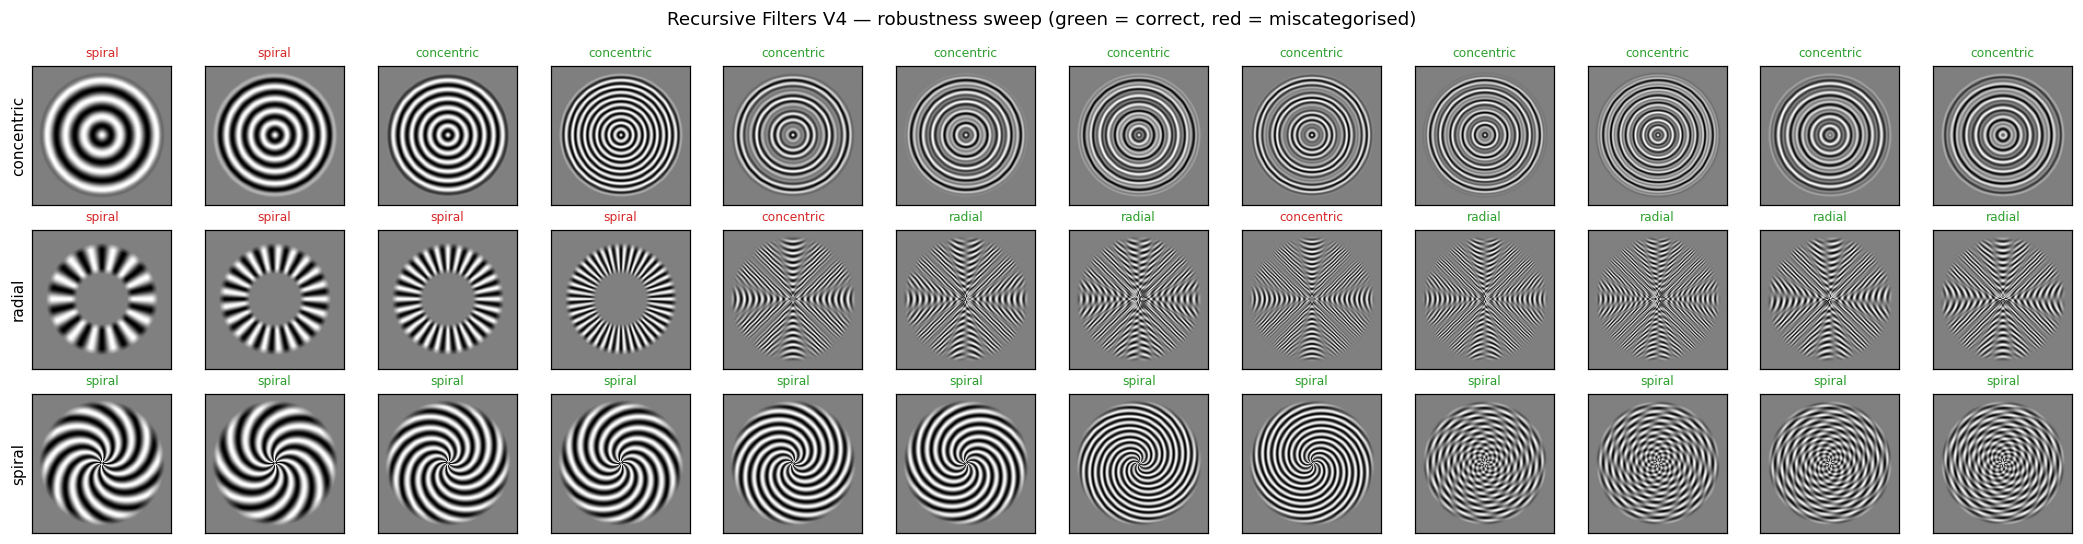

Reproduce this figure in Python.
"""Robustness sweep for the recursive-filters V4 model.

Generates a battery of Lie-group stimuli with:
  * a range of lower-frequency carriers (matching Lane 1995, p. 5,
    "stimuli created by amplitude modulating Gabor functions with lower
     spatial frequency Gabor functions")
  * the older simple polar gratings at multiple frequencies
  * angular phase rotations
  * spiral pitch variations
and checks for each stimulus whether the corresponding Lie-group cell
(concentric / radial / spiral) is the most active.

Reports per-class accuracy (fraction of stimuli where the matching cell
wins) and a confusion matrix.

Run:
    python examples/v4_recursive_filters_sweep.py [--out FIGURE_PATH]
"""

from __future__ import annotations

import argparse
import math
import os
import sys
from dataclasses import dataclass, field

import matplotlib
import matplotlib.pyplot as plt
import torch

sys.path.insert(0, os.path.join(os.path.dirname(__file__), os.pardir))

from zebrastack.common.lie_group_stimuli import (
    annular_radial_stimulus,
    concentric_stimulus,
    modulated_gabor_stimulus,
    spiral_stimulus,
)
from zebrastack.common.v4_recursive_filters import (
    RecursiveFiltersV4WithReadout,
    radial_dc_readout,
    standard_v1_spec,
    total_v4_energy,
)


@dataclass
class Trial:
    label: str
    family: str
    image: torch.Tensor
    notes: str = ""


def build_trials(size: int) -> list[Trial]:
    trials: list[Trial] = []

    # Polar gratings at multiple stripe frequencies.
    for f in (0.06, 0.09, 0.12, 0.18):
        trials.append(Trial(
            label=f"concentric f={f:.2f}",
            family="concentric",
            image=concentric_stimulus(size, frequency=f),
            notes="polar grating",
        ))
        trials.append(Trial(
            label=f"radial f={f:.2f}",
            family="radial",
            image=annular_radial_stimulus(size, target_frequency=f),
            notes="annular spokes",
        ))
        for sign in (+1, -1):
            trials.append(Trial(
                label=f"spiral f={f:.2f} sign={sign:+d}",
                family="spiral",
                image=spiral_stimulus(size, frequency=f, n_spokes=10, sign=sign),
                notes="polar grating",
            ))

    # Modulated-Gabor stimuli: high-frequency carrier modulated by a low-frequency
    # polar envelope. Matches Lane (1995, p. 5).
    for carrier_f in (0.18, 0.22):
        for env_f in (0.03, 0.05, 0.07):
            trials.append(Trial(
                label=f"mod-concentric carrier={carrier_f} env={env_f}",
                family="concentric",
                image=modulated_gabor_stimulus(
                    size,
                    carrier_frequency=carrier_f,
                    envelope="concentric",
                    envelope_frequency=env_f,
                ),
                notes="modulated Gabor",
            ))
            trials.append(Trial(
                label=f"mod-radial carrier={carrier_f} env={env_f}",
                family="radial",
                image=modulated_gabor_stimulus(
                    size,
                    carrier_frequency=carrier_f,
                    envelope="radial",
                    envelope_frequency=env_f,
                ),
                notes="modulated Gabor",
            ))
            for sign in (+1, -1):
                trials.append(Trial(
                    label=f"mod-spiral carrier={carrier_f} env={env_f} sign={sign:+d}",
                    family="spiral",
                    image=modulated_gabor_stimulus(
                        size,
                        carrier_frequency=carrier_f,
                        envelope="spiral",
                        envelope_frequency=env_f,
                        n_spokes=8,
                        sign=sign,
                    ),
                    notes="modulated Gabor",
                ))

    # Phase / rotation robustness for a few baseline stimuli.
    for phase in (0.25, 0.5):
        trials.append(Trial(
            label=f"mod-concentric env=0.05 phase={phase:.2f}pi",
            family="concentric",
            image=modulated_gabor_stimulus(
                size,
                carrier_frequency=0.18,
                envelope="concentric",
                envelope_frequency=0.05,
                phase=phase * math.pi,
            ),
            notes="phase-shifted",
        ))
        trials.append(Trial(
            label=f"mod-radial env=0.05 phase={phase:.2f}pi",
            family="radial",
            image=modulated_gabor_stimulus(
                size,
                carrier_frequency=0.18,
                envelope="radial",
                envelope_frequency=0.05,
                phase=phase * math.pi,
            ),
            notes="phase-shifted",
        ))

    return trials


def raw_responses(model, trial: Trial, init_orients) -> dict[str, float]:
    out = model(trial.image.unsqueeze(0).unsqueeze(0))
    cells = out["lie_cells"]  # (1, n_targets, H, W)
    target_names = list(model.lie_cells.targets)
    norm = total_v4_energy(out["v4_power"]).clamp_min(1e-12)
    responses = {
        name: float(cells[0, idx].mean().item() / float(norm.mean().item()))
        for idx, name in enumerate(target_names)
    }
    responses["radial_dc"] = float(radial_dc_readout(out["v2_dc"], init_orients).item())
    return responses


def z_score(per_cell_values: dict[str, list[float]]) -> dict[str, tuple[float, float]]:
    stats = {}
    for k, vs in per_cell_values.items():
        m = sum(vs) / len(vs)
        var = sum((v - m) ** 2 for v in vs) / len(vs)
        stats[k] = (m, math.sqrt(max(var, 1e-12)))
    return stats


def main() -> int:
    parser = argparse.ArgumentParser()
    parser.add_argument("--out", default="examples/v4_recursive_filters_sweep.png")
    parser.add_argument("--size", type=int, default=128)
    args = parser.parse_args()
    matplotlib.use("Agg")

    spec = standard_v1_spec(
        n_orientations=4,
        frequencies=(0.22, 0.14, 0.09, 0.06),
        kernel_size=25,
    )
    model = RecursiveFiltersV4WithReadout(
        v1_spec=spec,
        targets=("radial", "concentric", "spiral"),
        recursive_octaves=2,
        recursive_kernel_size=41,
        use_v2_pooling=True,
        v2_sigma_to_period=2.0,
    )
    model.eval()

    trials = build_trials(args.size)
    init_orients = list(spec.orientations)

    families = ["concentric", "radial", "spiral"]

    # First pass: collect raw responses for every trial.
    raw: list[tuple[Trial, dict[str, float]]] = []
    with torch.no_grad():
        for trial in trials:
            raw.append((trial, raw_responses(model, trial, init_orients)))

    # Per-cell statistics across the whole sweep, used for z-scoring so that
    # each cell type is judged relative to its own dynamic range rather than
    # absolute magnitude (the concentric cell has the largest absolute output
    # because the V4 bandpass picks up the most energy from rings).
    response_keys = list(raw[0][1].keys())
    pooled = {k: [r[1][k] for r in raw] for k in response_keys}
    stats = z_score(pooled)

    def classify(scores: dict[str, float]) -> tuple[str, dict[str, float]]:
        z_concentric = (scores["concentric"] - stats["concentric"][0]) / stats["concentric"][1]
        z_radial = (scores["radial_dc"] - stats["radial_dc"][0]) / stats["radial_dc"][1]
        z_spiral = (scores["spiral"] - stats["spiral"][0]) / stats["spiral"][1]
        scored = {"concentric": z_concentric, "radial": z_radial, "spiral": z_spiral}
        return max(scored, key=scored.get), scored

    confusion = {true: {pred: 0 for pred in families} for true in families}
    per_family_total = {f: 0 for f in families}

    print(f"{'#':3s} {'family':10s} {'winner':10s}  | z-conc    z-rad     z-spi    | label")
    print("-" * 110)
    rows: list[tuple[Trial, dict[str, float], str]] = []
    for idx, (trial, scores) in enumerate(raw):
        winner, z_scored = classify(scores)
        rows.append((trial, z_scored, winner))
        confusion[trial.family][winner] += 1
        per_family_total[trial.family] += 1
        mark = "OK" if winner == trial.family else "  "
        print(
            f"{idx:3d} {trial.family:10s} {winner:10s}{mark}| "
            f"{z_scored['concentric']:+8.2f}  {z_scored['radial']:+8.2f}  {z_scored['spiral']:+8.2f} | {trial.label}"
        )

    print("\nPer-family accuracy:")
    for family in families:
        total = per_family_total[family]
        correct = confusion[family][family]
        pct = 100.0 * correct / total if total else 0.0
        print(f"  {family:10s} {correct}/{total}  ({pct:.1f}%)")

    print("\nConfusion matrix (rows = true family, cols = predicted cell):")
    print(f"{'':12s}" + "".join(f"{f:>12s}" for f in families))
    for true in families:
        row = "".join(f"{confusion[true][p]:12d}" for p in families)
        print(f"{true:12s}{row}")

    n_show = min(12, len(rows))
    fig, axes = plt.subplots(3, n_show, figsize=(1.6 * n_show, 5.0))
    by_family = {f: [r for r in rows if r[0].family == f] for f in families}
    for r_idx, family in enumerate(families):
        sample = by_family[family][:n_show]
        for c_idx in range(n_show):
            ax = axes[r_idx, c_idx]
            if c_idx < len(sample):
                trial, scores, winner = sample[c_idx]
                ax.imshow(trial.image.numpy(), cmap="gray")
                color = "tab:green" if winner == family else "tab:red"
                ax.set_title(f"{winner}", color=color, fontsize=8)
                if c_idx == 0:
                    ax.set_ylabel(family)
            ax.set_xticks([])
            ax.set_yticks([])
    fig.suptitle("Recursive Filters V4 — robustness sweep (green = correct, red = miscategorised)")
    fig.tight_layout()
    os.makedirs(os.path.dirname(args.out) or ".", exist_ok=True)
    fig.savefig(args.out, dpi=110, bbox_inches="tight")
    print(f"\nSaved sweep figure to {args.out}")
    return 0


if __name__ == "__main__":
    raise SystemExit(main())
